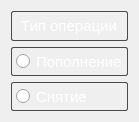
  <widget class="QWidget" name="layoutWidget">
   <property name="geometry">
    <rect>
     <x>590</x>
     <y>60</y>
     <width>122</width>
     <height>102</height>
    </rect>
   </property>
   <layout class="QGridLayout" name="gridLayout_4">
    <item row="1" column="0">
     <widget class="QRadioButton" name="radioButton_push">
      <property name="styleSheet">
       <string notr="true">QRadioButton {
    color: #ffffff; /* Белый текст */
    border: 1px solid #4a4a4a; /* Светло-серый бордер */
    border-radius: 2px; /* Закругление углов */
    padding: 4px;
    font-size: 15px;
}
</string>
      </property>
      <property name="text">
       <string>Пополнение</string>
      </property>
     </widget>
    </item>
    <item row="2" column="0">
     <widget class="QRadioButton" name="radioButton_back">
      <property name="styleSheet">
       <string notr="true">QRadioButton {
    color: #ffffff; /* Белый текст */
    border: 1px solid #4a4a4a; /* Светло-серый бордер */
    border-radius: 2px; /* Закругление углов */
    padding: 4px;
    font-size: 15px;
}
</string>
      </property>
      <property name="text">
       <string>Снятие</string>
      </property>
     </widget>
    </item>
    <item row="0" column="0">
     <widget class="QLabel" name="label_11">
      <property name="styleSheet">
       <string notr="true">QLabel {
    color: #ffffff; /* Белый текст */
    border: 1px solid #4a4a4a; /* Светло-серый бордер */
    border-radius: 2px; /* Закругление углов */
    padding: 5px;
    font-size: 15px;
}
</string>
      </property>
      <property name="text">
       <string>Тип операции</string>
      </property>
     </widget>
    </item>
   </layout>
  </widget>
